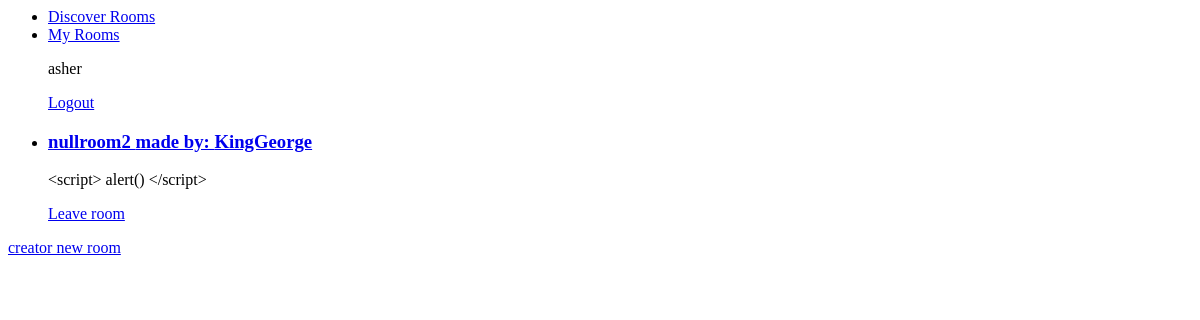
The page /myrooms/ (signed in) on the database as committed earlier.
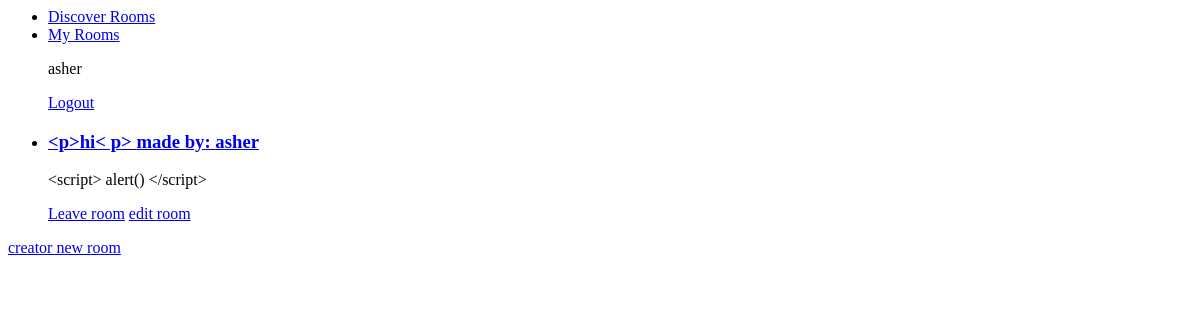
The same page on the database as committed later.
### ForumPage/models.py (models this page shows)
class User(AbstractUser):
    email = models.EmailField(unique=True,max_length=255)
    login_attempts = models.IntegerField(default=0)
    lockedout = models.BooleanField(default=False)
    REQUIRED_FIELDS = ['email']

class ForumRoom(models.Model):
    roomName = models.CharField(max_length=50, primary_key=True)
    roomStatus = models.CharField(max_length=20,choices=[('public','Public'),('private','Private')])
    description = models.CharField(max_length=100,null=True)
    roomCreator = models.ForeignKey(User, on_delete= models.SET_NULL,null=True, related_name='creator')
    roomModerator = models.ForeignKey(User, on_delete=models.SET_NULL, null=True, related_name='moderator')
    memberList = models.ManyToManyField(User, related_name='members')

### ForumPage/views.py (the view)
# urls.py: path('myrooms/', views.myrooms,name='myrooms'),
@login_required(login_url='/login')
def myrooms(request):
    rooms = ForumRoom.objects.filter(memberList = request.user)
    user = get_object_or_404(get_user_model(), username = request.user.username)
    htmlvar = {'rooms':rooms, 'user':user}
    return render(request,'myrooms.html',htmlvar)

### Template/myrooms.html
{% extends "base.html" %}
{%block content%}
<ul>
{% for room in rooms %}
<li>
    <h3><a href="{% url 'room' room.roomName %}">{{room.roomName}} made by: {{room.roomCreator.username}}</a></h3>
    <p>{{room.description}}</p>
    {% if user.username != 'Guest' %}
        <a href="{% url 'leaveRoom' room.roomName %}">Leave room</a>
        {% if user == room.roomCreator %}
            <a href="{% url 'editRoom' room.roomName %}">edit room</a>
        {%endif%}
    {%endif%}
</li>
{%endfor%}
</ul>
{% if user.username != 'Guest' %}
    <a href="{% url 'createRoom'%}">creator new room</a>
{%endif%}
{%endblock%}

### Template/base.html (shortened to what this page needs)
<html>
    <head>
        <nav>
            <ul>
                <li><a href="{% url 'discover' %}">Discover Rooms</a></li>
                <li><a href="{% url 'myrooms' %}">My Rooms</a></li>
                {% if request.user.is_authenticated %}
                <p>{{request.user}}</p>
                <a href="{% url 'logout' %}">Logout</a>
                {% else %}
                <li><a href="{% url 'login' %}"> Login</a></li>
                {% endif %}
            </ul>
        </nav>
    </head>
    <body>
        {% block content %}
        {%endblock%}
    </body>
</html>

Rows that differ between the two databases and show on the page:
removed ForumRoom: roomName "nullroom2", roomCreator.username "KingGeorge", description "<script> alert() </script>"
added ForumRoom: roomName "<p>hi< p>", roomCreator.username "asher", description "<script> alert() </script>", shows "edit room"
